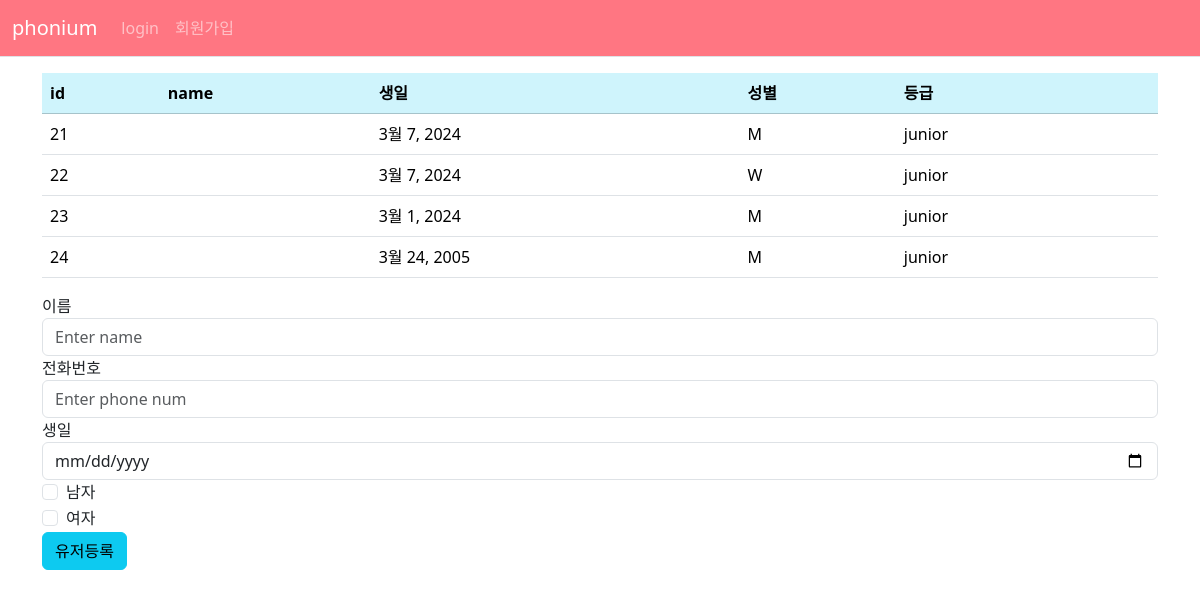
Before: /home/ with the older database file.
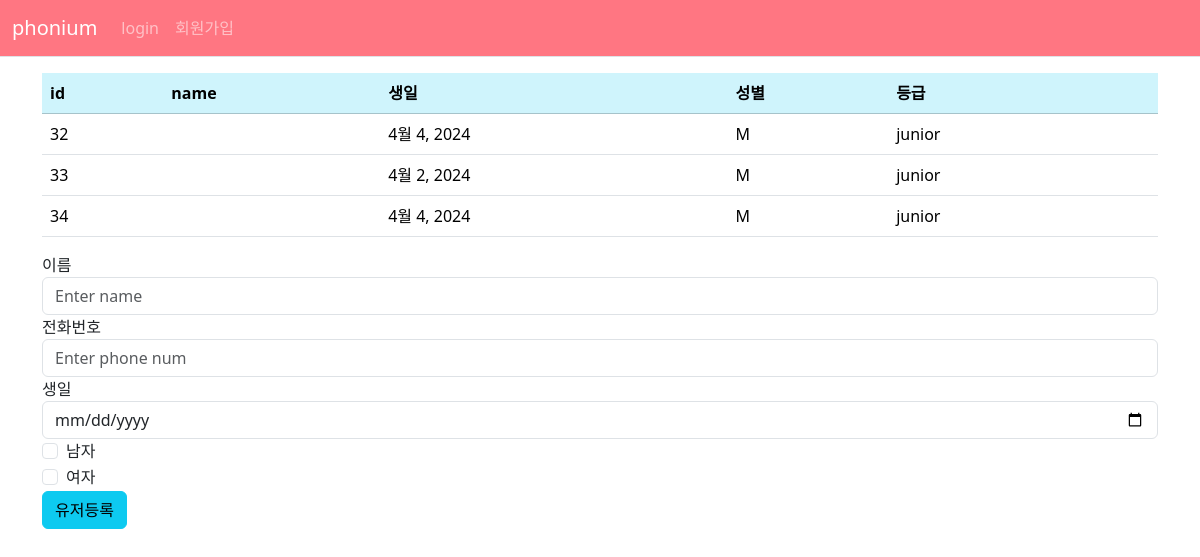
After: the same page with the newer database file.
### home/models.py (models this page shows)
class User(AbstractUser):
    gender = [
        ('M','Man'),
        ('W','Woman'),
    ]
    grade = [
        ('junior','주니어'),
        ('student','학생'),
        ('professor','교수님'),
        ('god','신'),
    ]
    birth_date = models.DateField(verbose_name="생일", default='1111-01-01')
    level = models.CharField(choices=grade, default='junior', max_length=10)
    sex = models.CharField(choices=gender, max_length=1)
    phone_num = PhoneNumberField(verbose_name="전화번호",unique=True)

### home/views.py (the view)
# urls.py: path('', views.index, name='index'),
def index(request):
    context = {'User_list' : User.objects.order_by('-date_joined')}
    return render(request, 'home/user_list.html', context)

### templates/home/user_list.html (shortened to what this page needs)
{% extends 'base.html' %}
{% block content %}
<div class="container my-3">
    {% if User_list %}
    <table class="table">
        <thead class="table-info">
            <tr>
                <th scope="col">id</th>
                <th scope="col">name</th>
                <th scope="col">생일</th>
                <th scope="col">성별</th>
                <th scope="col">등급</th>
                <th scope="col"></th>
            </tr>
        </thead>
        {% for User in User_list %}
        <tbody>
            <tr>
                <td>{{ User.id }}</td>
                <td><a href="{% url 'home:detail' User.id %}">{{ User.username }}</a></td>
                <td>{{ User.birth_date }}</a></td>
                <td>{{ User.sex }}</td>
                <td>{{ User.level }}</td>
                <td>
                </td>
            </tr>
        </tbody>
        {% endfor %}
    </table>
    {% else %}
        <p>유저가 없습니다.</p>
    {% endif %}
<form action="{% url 'home:user_create' %}" method="post">
    <div class="form-group">
        <label for="username">이름</label>
        <input type="text" class="form-control" name="username" id="username" placeholder="Enter name">
    </div>
    <div class="form-group">
        <label for="phone_num">전화번호</label>
        <input type="text" class="form-control" name="phone_num" id="phone_num" placeholder="Enter phone num">
    </div>
    <div class="form-group">
        <label for="birth_date">생일</label>
        <input type="date" class="form-control" name="birth_date" id="birth_date">
    </div>
    <div class="form-check">
        <input class="form-check-input" type="checkbox" name="sex" id="sex" value="M">
        <label class="form-check-label" for="Man">
            남자
        </label>
    </div>
    <div class="form-check">
        <input class="form-check-input" type="checkbox" name="sex" id="sex" value="W">
        <label class="form-check-label" for="Woman">
            여자
        </label>
    </div>
    <button type="submit" class="btn btn-info mb-2">유저등록</button>
</form>
{% endblock %}

Changed rows visible on the page:
removed User: id "21", birth_date "3월 7, 2024", sex "M", level "junior"
removed User: id "22", birth_date "3월 7, 2024", sex "W", level "junior"
removed User: id "23", birth_date "3월 1, 2024", sex "M", level "junior"
removed User: id "24", birth_date "3월 24, 2005", sex "M", level "junior"
added User: id "32", birth_date "4월 4, 2024", sex "M", level "junior"
added User: id "33", birth_date "4월 2, 2024", sex "M", level "junior"
added User: id "34", birth_date "4월 4, 2024", sex "M", level "junior"
